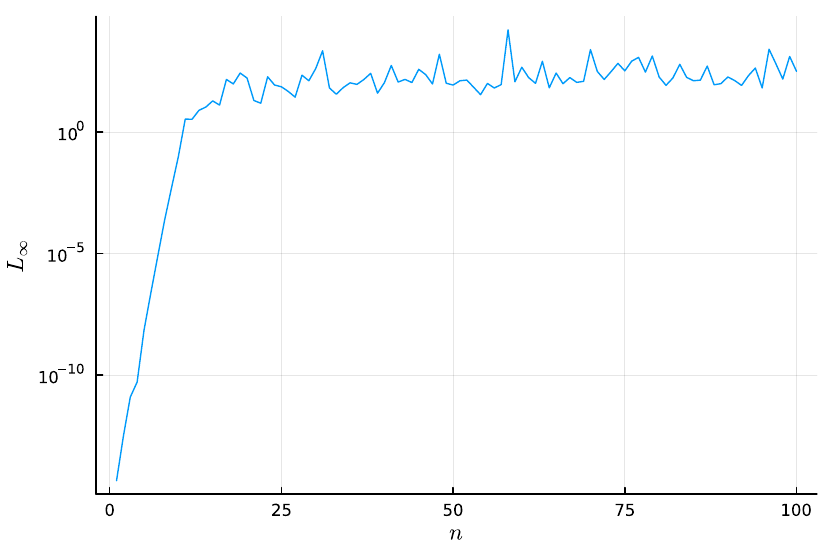

Julia code for this plot:
using Plots, LaTeXStrings

function get_c_error(n::Int)
    c_true = ones(n+1)
    A = zeros(n+1, n+1)
    for i in 1:n+1
        for j in 1:n+1
            A[i,j] = 1 / (i + j + 1)
        end
    end
    f = sum(A, dims=1)'
    c_pred = (A \ f)[:,1]
    err = maximum(abs.(c_pred[:,1] - c_true)) / maximum(abs.(c_true))
    return err
end

nn = 1:100
ee = get_c_error.(nn)
plot(nn, ee, yaxis=:log10, legend=false, dpi=300)
xaxis!(L"n")
yaxis!(L"L_∞")
savefig("w2/2_3_13.pdf")
